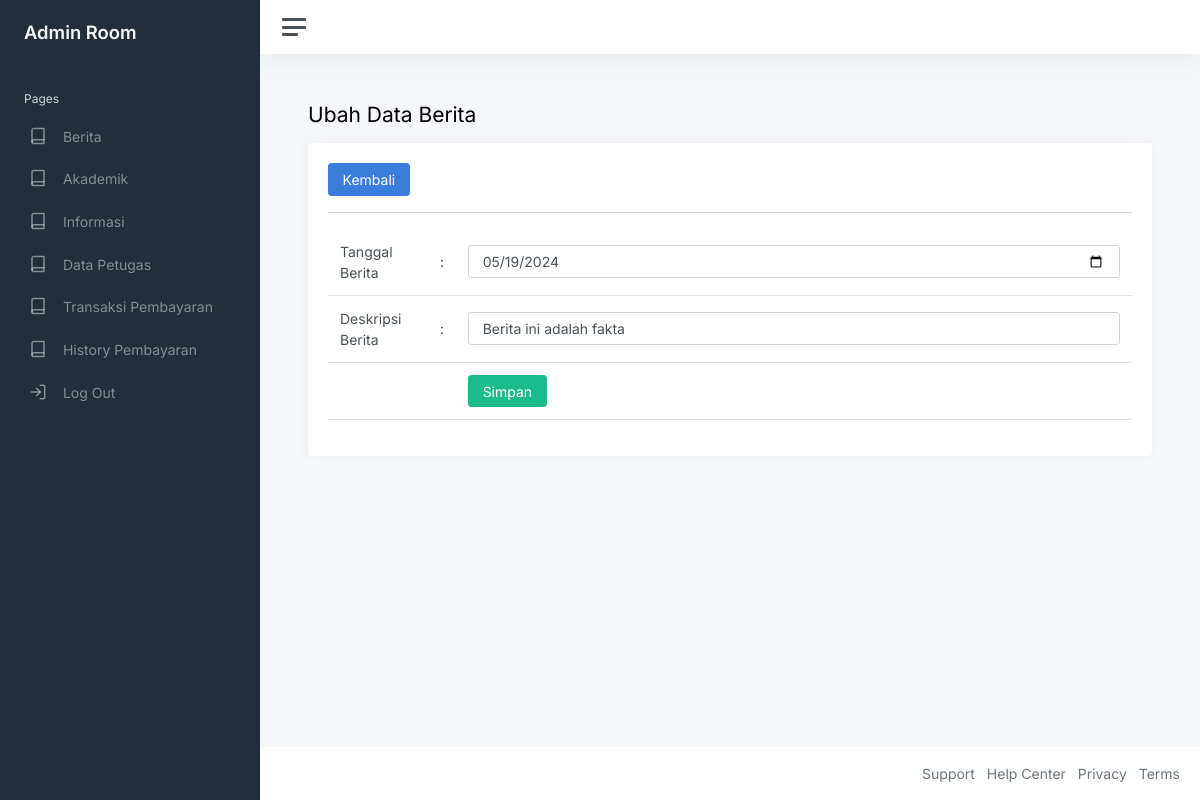
Page /01-ummetro/index.php?page=ubah_berita&id=29 (signed in) on the earlier database version.
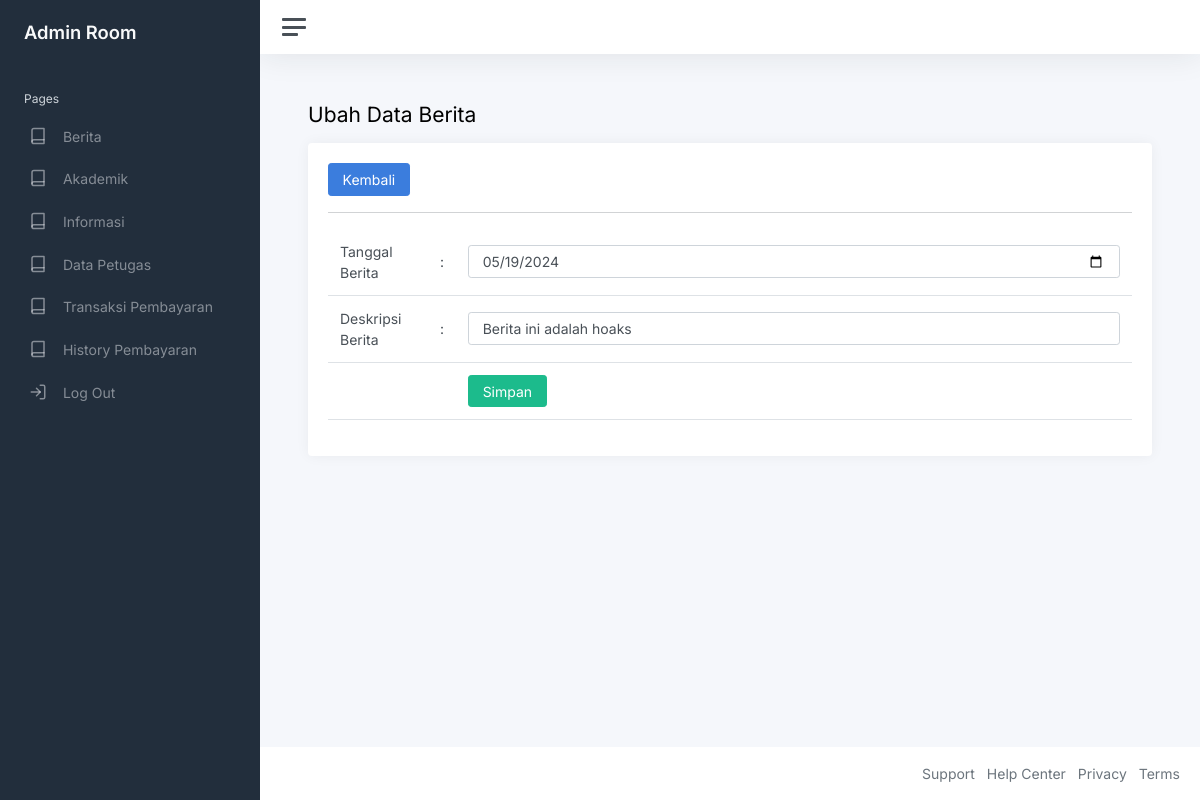
Same page on the later database version.
### tables this page shows
CREATE TABLE `berita` (
  `id_berita` int(11) NOT NULL,
  `gambar_berita` varchar(255) DEFAULT NULL,
  `tanggal_berita` varchar(255) DEFAULT NULL,
  `deskripsi_berita` text DEFAULT NULL
);

### 01-ummetro/ubah_berita.php (the view, shortened to what this page needs)
<?php
$id = $_GET['id'];
$query = mysqli_query($konek, "SELECT*FROM berita WHERE id_berita=$id");
$data = mysqli_fetch_array($query);
?>
<h1 class="h3 mb-3">Ubah Data Berita</h1>
<div class="row">
    <div class="col-12">
        <div class="card">
            <div class="card-body">
                <a href="?page=berita" class="btn btn-primary">Kembali</a>
                <hr>
                <form action="" method="post">
                    <table class="table">
                        <tr>
                            <td width="100">Tanggal Berita</td>
                            <td width="1">:</td>
                            <td><input value="<?php echo $data['tanggal_berita'];?>" type="date" name="tanggal_berita" class="form-control"></td>
                        </tr>
                        <tr>
                            <td width="100">Deskripsi Berita</td>
                            <td width="1">:</td>
                            <td><input value="<?php echo $data['deskripsi_berita'];?>" type="text" name="deskripsi_berita" class="form-control"></td>
                        </tr>
                        <tr>
                            <td></td>
                            <td></td>
                            <td><button class="btn btn-success" type="submit">Simpan</button></td>
                        </tr>
                    </table>
                </form>
            </div>
        </div>
    </div>
</div>

Differences in the rows shown:
changed berita: deskripsi_berita "Berita ini adalah fakta" → "Berita ini adalah hoaks"
